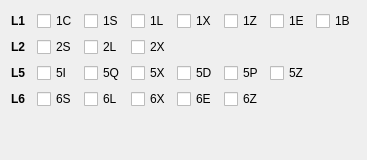
     <widget class="QWidget" name="tabQZSS">
      <attribute name="title">
       <string>QZSS</string>
      </attribute>
      <layout class="QGridLayout" name="gridLayout_3" columnstretch="0,1,1,1,1,1,1,0">
       <item row="3" column="5">
        <widget class="QCheckBox" name="J34">
         <property name="toolTip">
          <string>L6 (D+E)</string>
         </property>
         <property name="text">
          <string>6Z</string>
         </property>
         <property name="checked">
          <bool>false</bool>
         </property>
        </widget>
       </item>
       <item row="0" column="0">
        <widget class="QLabel" name="QZSS_L1">
         <property name="font">
          <font>
           <bold>true</bold>
          </font>
         </property>
         <property name="text">
          <string>L1</string>
         </property>
        </widget>
       </item>
       <item row="0" column="2">
        <widget class="QCheckBox" name="J07">
         <property name="toolTip">
          <string>L1C (D)</string>
         </property>
         <property name="text">
          <string>1S</string>
         </property>
         <property name="checked">
          <bool>false</bool>
         </property>
        </widget>
       </item>
       <item row="3" column="1">
        <widget class="QCheckBox" name="J35">
         <property name="toolTip">
          <string>L6D</string>
         </property>
         <property name="text">
          <string>6S</string>
         </property>
         <property name="checked">
          <bool>false</bool>
         </property>
        </widget>
       </item>
       <item row="3" column="0">
        <widget class="QLabel" name="QZSS_L6">
         <property name="font">
          <font>
           <bold>true</bold>
          </font>
         </property>
         <property name="text">
          <string>L6</string>
         </property>
        </widget>
       </item>
       <item row="0" column="4">
        <widget class="QCheckBox" name="J12">
         <property name="toolTip">
          <string>L1C (D+P)</string>
         </property>
         <property name="text">
          <string>1X</string>
         </property>
         <property name="checked">
          <bool>false</bool>
         </property>
        </widget>
       </item>
       <item row="0" column="1">
        <widget class="QCheckBox" name="J01">
         <property name="toolTip">
          <string>C/A</string>
         </property>
         <property name="text">
          <string>1C</string>
         </property>
         <property name="checked">
          <bool>false</bool>
         </property>
        </widget>
       </item>
       <item row="2" column="2">
        <widget class="QCheckBox" name="J25">
         <property name="toolTip">
          <string>Q</string>
         </property>
         <property name="text">
          <string>5Q</string>
         </property>
         <property name="checked">
          <bool>false</bool>
         </property>
        </widget>
       </item>
       <item row="4" column="0">
        <spacer name="verticalSpacer_4">
         <property name="orientation">
          <enum>Qt::Vertical</enum>
         </property>
         <property name="sizeHint" stdset="0">
          <size>
           <width>20</width>
           <height>40</height>
          </size>
         </property>
        </spacer>
       </item>
       <item row="1" column="3">
        <widget class="QCheckBox" name="J18">
         <property name="toolTip">
          <string>L2C (M+L)</string>
         </property>
         <property name="text">
          <string>2X</string>
         </property>
         <property name="checked">
          <bool>false</bool>
         </property>
        </widget>
       </item>
       <item row="3" column="4">
        <widget class="QCheckBox" name="J60">
         <property name="toolTip">
          <string>L6E</string>
         </property>
         <property name="text">
          <string>6E</string>
         </property>
         <property name="checked">
          <bool>false</bool>
         </property>
        </widget>
       </item>
       <item row="2" column="4">
        <widget class="QCheckBox" name="J57">
         <property name="toolTip">
          <string>L5S (I)</string>
         </property>
         <property name="text">
          <string>5D</string>
         </property>
         <property name="checked">
          <bool>false</bool>
         </property>
        </widget>
       </item>
       <item row="2" column="5">
        <widget class="QCheckBox" name="J58">
         <property name="toolTip">
          <string>L5S (Q)</string>
         </property>
         <property name="text">
          <string>5P</string>
         </property>
         <property name="checked">
          <bool>false</bool>
         </property>
        </widget>
       </item>
       <item row="0" column="7">
        <widget class="QCheckBox" name="J11">
         <property name="text">
          <string>1B</string>
         </property>
        </widget>
       </item>
       <item row="3" column="3">
        <widget class="QCheckBox" name="J33">
         <property name="toolTip">
          <string>L6 (D+P)</string>
         </property>
         <property name="text">
          <string>6X</string>
         </property>
         <property name="checked">
          <bool>false</bool>
         </property>
        </widget>
       </item>
       <item row="3" column="2">
        <widget class="QCheckBox" name="J36">
         <property name="toolTip">
          <string>L6P</string>
         </property>
         <property name="text">
          <string>6L</string>
         </property>
         <property name="checked">
          <bool>false</bool>
         </property>
        </widget>
       </item>
       <item row="0" column="5">
        <widget class="QCheckBox" name="J13">
         <property name="toolTip">
          <string>L1S/L1-SAIF</string>
         </property>
         <property name="text">
          <string>1Z</string>
         </property>
         <property name="checked">
          <bool>false</bool>
         </property>
        </widget>
       </item>
       <item row="2" column="3">
        <widget class="QCheckBox" name="J26">
         <property name="toolTip">
          <string>I+Q</string>
         </property>
         <property name="text">
          <string>5X</string>
         </property>
         <property name="checked">
          <bool>false</bool>
         </property>
        </widget>
       </item>
       <item row="1" column="0">
        <widget class="QLabel" name="QZSS_L2">
         <property name="font">
          <font>
           <bold>true</bold>
          </font>
         </property>
         <property name="text">
          <string>L2</string>
         </property>
        </widget>
       </item>
       <item row="0" column="3">
        <widget class="QCheckBox" name="J08">
         <property name="toolTip">
          <string>L1C (P)</string>
         </property>
         <property name="text">
          <string>1L</string>
         </property>
         <property name="checked">
          <bool>false</bool>
         </property>
        </widget>
       </item>
       <item row="1" column="1">
        <widget class="QCheckBox" name="J16">
         <property name="toolTip">
          <string>L2C (M)</string>
         </property>
         <property name="text">
          <string>2S</string>
         </property>
         <property name="checked">
          <bool>false</bool>
         </property>
        </widget>
       </item>
       <item row="2" column="0">
        <widget class="QLabel" name="QZSS_L5">
         <property name="font">
          <font>
           <bold>true</bold>
          </font>
         </property>
         <property name="text">
          <string>L5</string>
         </property>
        </widget>
       </item>
       <item row="2" column="1">
        <widget class="QCheckBox" name="J24">
         <property name="toolTip">
          <string>I</string>
         </property>
         <property name="text">
          <string>5I</string>
         </property>
         <property name="checked">
          <bool>false</bool>
         </property>
        </widget>
       </item>
       <item row="1" column="2">
        <widget class="QCheckBox" name="J17">
         <property name="toolTip">
          <string>L2C (L)</string>
         </property>
         <property name="text">
          <string>2L</string>
         </property>
         <property name="checked">
          <bool>false</bool>
         </property>
        </widget>
       </item>
       <item row="0" column="6">
        <widget class="QCheckBox" name="J09">
         <property name="text">
          <string>1E</string>
         </property>
        </widget>
       </item>
       <item row="2" column="6">
        <widget class="QCheckBox" name="J59">
         <property name="toolTip">
          <string>L5S (I+Q)</string>
         </property>
         <property name="text">
          <string>5Z</string>
         </property>
         <property name="checked">
          <bool>false</bool>
         </property>
        </widget>
       </item>
      </layout>
     </widget>
